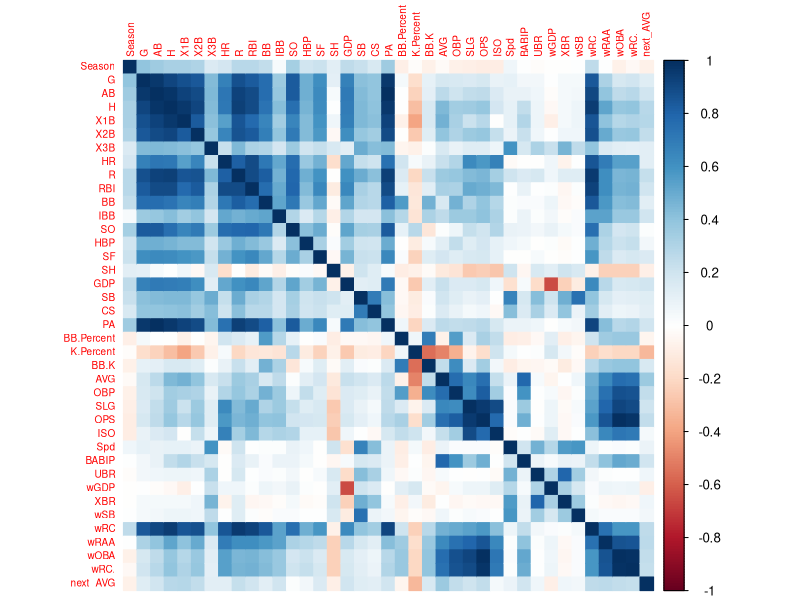
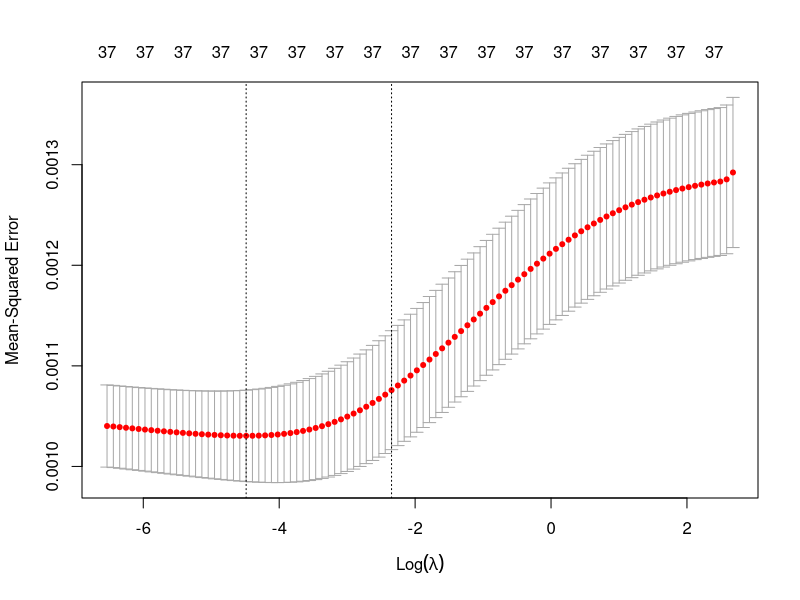

Write the R code that produced these figures, in order.
## ---- chunk 1
knitr::opts_chunk$set(echo = TRUE)
library(knitr)
library(dplyr)
library(corrplot)
library(glmnet)
## ---- chunk 2
data <- read.csv("merged.csv")
## ---- chunk 3
num_unique_players <- data %>%
  distinct(Name) %>%       # keep only unique player names
  nrow()                   # count them
## ---- chunk 4

descriptions <- c(
"Season of the game",
"Player name",
"Team abbreviation",
"Games played",
"At bats",
"Hits",
"Singles",
"Doubles",
"Triples",
"Home runs",
"Runs scored",
"RBIs",
"Walks",
"Intentional walks",
"Strikeouts",
"Hit by pitch",
"Sacrifice flies",
"Sacrifice hits",
"Grounded into double plays",
"Stolen bases",
"Caught stealing",
"Plate appearances",
"Walk percentage",
"Strikeout percentage",
"Walk/Strikeout ratio",
"Batting average",
"On-base percentage",
"Slugging percentage",
"OPS",
"Isolated power",
"Speed score",
"BABIP",
"Ultimate base running",
"Weighted GDP",
"Expected runs (XBR)",
"Weighted SB",
"Weighted runs created",
"Weighted RAA",
"Weighted OBA",
"Weighted RC%",
"Next season AVG"
)
head_data <- head(data)
head_data_with_desc <- rbind(descriptions, head_data)
kable(t(head_data_with_desc), caption = "Transposed view of first 6 rows")
## ---- chunk 5
players_per_season <- data %>%
  distinct(Name, Season, .keep_all = TRUE) %>%  # drop duplicates if needed
  group_by(Season) %>%
  summarise(Number_of_Players = n_distinct(Name)) %>%
  arrange(Season)

# Render as a clean table
kable(t(players_per_season), caption = "Total number of players in each season")
## ---- chunk 6
numeric_data <- data[, sapply(data, is.numeric)]

cor_matrix_pearson <- cor(numeric_data, use = "pairwise.complete.obs", method = "pearson")
corrplot(cor_matrix_pearson, method = "color", tl.cex = 0.6)
## ---- chunk 7
# All unique players
players <- unique(data$Name)

## PLAN: Take all 2024-appearing players and then more to get the 20% necessary for test. Then just split the val and train normally but with players not occurring in two sets.

# Players in 2024 season -> all go to test
players.2024 <- unique(data[data$Season == 2024,"Name"])
players.remaining <- setdiff(players, players.2024)  # setdiff -> set difference

# How many players to get 20% of rows
rows.2024 <- data[data$Name %in% players.2024, ]
target.test.rows <- floor(0.2 * nrow(data))
extra.needed <- target.test.rows - nrow(rows.2024)

# sample extra players from remaining players
extra.players <- c()
cum.rows <- 0
set.seed(123)
shuffled <- sample(players.remaining)  # Shuffles the players.remaining list

for (p in shuffled) {
  player.rows <- nrow(data[data$Name == p, ])  # Take out the player's rows
  cum.rows <- cum.rows + player.rows  # Add to the count of the cumulative rows
  extra.players <- c(extra.players, p)  # Add new player to the extra players
  if (cum.rows >= extra.needed) break  # Stop if we got the needed players (won't overshoot 20% by much)
}

test.players <- c(players.2024, extra.players)
test.set <- na.omit(data[data$Name %in% test.players, ])

trainval.players <- setdiff(players, test.players)
trainval.data <- data[data$Name %in% trainval.players, ]

# val - 20%
val.frac <- 0.247  # MAGIC NUMBER (kind of, at least there's a var name) !
val.players <- sample(unique(trainval.data$Name),
                      size = ceiling(val.frac * length(unique(trainval.data$Name))))
val.set <- na.omit(trainval.data[trainval.data$Name %in% val.players, ])

# Train is the rest
train.set <- na.omit(trainval.data[!trainval.data$Name %in% val.players, ])


## ---- chunk 8
drop_cols <- c("Season", "Name", "Team", "next_AVG")

x_train <- as.matrix(train.set[, !(names(train.set) %in% drop_cols)])
y_train <- train.set$next_AVG

x_val <- as.matrix(val.set[, !(names(val.set) %in% drop_cols)])
y_val <- val.set$next_AVG

# Define the alpha sets
ridge_alpha <- 0
lasso_alpha <- 1
elastic_alphas <- seq(0.1, 0.9, by = 0.1)  # elastic net grid (exclude 0 and 1)

# Store results
results <- list()

# Function to train and evaluate
train_eval <- function(alpha_value) {
  cv_fit <- cv.glmnet(x_train, y_train, alpha = alpha_value, nfolds = 5)  # Be able to explain cross validation
  pred_val <- predict(cv_fit, s = "lambda.min", newx = x_val)  # You must understand this well - WTH is lambda.min, what exactly does it do?
  mse_val <- mean((y_val - pred_val)^2)
  list(model = cv_fit, mse = mse_val, alpha = alpha_value)
}

# 1) Ridge
results[["ridge"]] <- train_eval(ridge_alpha)

# 2) Lasso
results[["lasso"]] <- train_eval(lasso_alpha)

# 3) Elastic Net Grid
for (a in elastic_alphas) {
  key <- paste0("elastic_alpha_", a)
  results[[key]] <- train_eval(a)
}

# Find best model overall
best_key <- names(results)[which.min(sapply(results, function(x) x$mse))]
best_model <- results[[best_key]]$model
best_mse <- round(results[[best_key]]$mse, 3)
## ---- chunk 9
plot(best_model)
## ---- chunk 10
# Get coefficients at best lambda
coef_best <- coef(best_model, s = "lambda.min")

# Convert to data frame
coef_df <- data.frame(
  Feature = rownames(coef_best),
  Coefficient = as.numeric(coef_best)
)

# Remove intercept
coef_df <- coef_df[coef_df$Feature != "(Intercept)", ]

# Sort by absolute magnitude
coef_df$Magnitude <- abs(coef_df$Coefficient)
coef_df <- coef_df[order(-coef_df$Magnitude), c("Feature", "Coefficient")]

# Optional: round for reporting
coef_df$Coefficient <- round(coef_df$Coefficient, 3)

# Keep top 10 contributors
top_coef_df <- head(coef_df, 10)

# Add descriptions
top_coef_df$Description <- c(
  "Batting average – hits per at-bat",
  "Strikeout percentage – proportion of plate appearances ending in strikeout",
  "Walk percentage – proportion of plate appearances ending in walk",
  "Isolated power – extra base hits per at-bat",
  "Batting average on balls in play – luck-independent hitting measure",
  "On-base percentage – times reaching base per plate appearance",
  "On-base plus slugging – overall offensive contribution",
  "Weighted on-base average – combines OBP and power into single metric",
  "Slugging percentage – total bases per at-bat",
  "Walk-to-strikeout ratio – plate discipline indicator"
)

# Render table without row names
kable(top_coef_df, caption = "Top 10 Ridge Regression Coefficients with Descriptions", row.names = FALSE)
